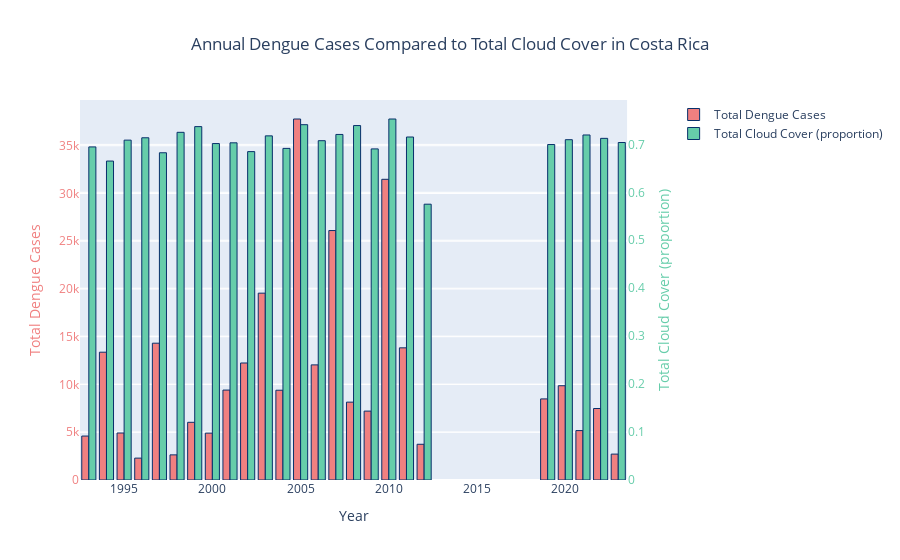

Notebook source saved alongside this figure:
### Code cell
from plotly.subplots import make_subplots
import plotly.graph_objects as go

fig = make_subplots(specs=[[{"secondary_y": True}]])

fig.add_trace(go.Bar(x=sumClimateDF['YEAR'], y=sumClimateDF['CASES'],
                     name='Total Dengue Cases',
                     marker_color = 'lightcoral',
                     marker_line_color='rgb(8,48,107)',
                     marker_line_width=1, offsetgroup=1),
              row = 1, col = 1, secondary_y=False)

fig.add_trace(go.Bar(x=sumClimateDF['YEAR'], y=sumClimateDF['tcc'], marker_color="mediumaquamarine",marker_line_color="rgb(8,48,107)",
                     marker_line_width=1, name='Total Cloud Cover (proportion)',offsetgroup=2),
              row = 1, col = 1, secondary_y=True)
# add labels
fig.update_xaxes(title_text="Year")
fig.update_yaxes(title_text="Total Dengue Cases", color="lightcoral",secondary_y=False)
fig.update_yaxes(title_text="Total Cloud Cover (proportion)", color="mediumaquamarine",secondary_y=True)
# add a title
fig.update_layout(title_text="Annual Dengue Cases Compared to Total Cloud Cover in Costa Rica", title_x=0.5)
fig.show()

### Figure 1 — Plotly figure (JSON) as saved in the notebook; plotly's stock layout.template omitted (floating-point values rounded to 4 significant figures)
{"data": [{"marker": {"color": "lightcoral", "line": {"color": "rgb(8,48,107)", "width": 1}}, "name": "Total Dengue Cases", "offsetgroup": "1", "type": "bar", "x": [1993, 1994, 1995, 1996, 1997, 1998, 1999, 2000, 2001, 2002, 2003, 2004, 2005, 2006, 2007, 2008, 2009, 2010, 2011, 2012, 2019, 2020, 2021, 2022, 2023], "xaxis": "x", "y": [4601, 13381, 4922, 2292, 14325, 2632, 6041, 4908, 9416, 12251, 19563, 9400, 37798, 12052, 26117, 8153, 7214, 31484, 13838, 3740, 8490, 9870, 5174, 7485, 2712], "yaxis": "y"}, {"marker": {"color": "mediumaquamarine", "line": {"color": "rgb(8,48,107)", "width": 1}}, "name": "Total Cloud Cover (proportion)", "offsetgroup": "2", "type": "bar", "x": [1993, 1994, 1995, 1996, 1997, 1998, 1999, 2000, 2001, 2002, 2003, 2004, 2005, 2006, 2007, 2008, 2009, 2010, 2011, 2012, 2019, 2020, 2021, 2022, 2023], "xaxis": "x", "y": [0.6947, 0.6652, 0.7088, 0.7138, 0.6825, 0.7251, 0.737, 0.7017, 0.7032, 0.6849, 0.7177, 0.6916, 0.7411, 0.7077, 0.7207, 0.7392, 0.6905, 0.7529, 0.7154, 0.5752, 0.6997, 0.7097, 0.7196, 0.7126, 0.7039], "yaxis": "y2"}], "layout": {"barmode": "group", "title": {"text": "Annual Dengue Cases Compared to Total Cloud Cover in Costa Rica", "x": 0.5}, "xaxis": {"anchor": "y", "domain": [0, 0.94], "title": {"text": "Year"}}, "yaxis": {"anchor": "x", "color": "lightcoral", "domain": [0, 1], "title": {"text": "Total Dengue Cases"}}, "yaxis2": {"anchor": "x", "color": "mediumaquamarine", "overlaying": "y", "side": "right", "title": {"text": "Total Cloud Cover (proportion)"}}}}
